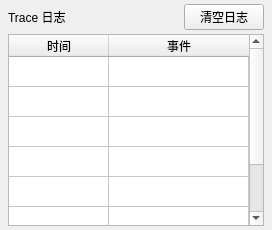
     <widget class="QWidget" name="TraceLogPanelWidget" native="true">
      <property name="maximumSize">
       <size>
        <width>16777215</width>
        <height>400</height>
       </size>
      </property>
      <layout class="QVBoxLayout" name="TraceLogPanelLayout">
       <property name="spacing">
        <number>4</number>
       </property>
       <property name="leftMargin">
        <number>8</number>
       </property>
       <property name="topMargin">
        <number>4</number>
       </property>
       <property name="rightMargin">
        <number>8</number>
       </property>
       <property name="bottomMargin">
        <number>4</number>
       </property>
       <item>
        <layout class="QHBoxLayout" name="TraceLogHeaderLayout">
         <item>
          <widget class="QLabel" name="TraceLogTitleLabel">
           <property name="text">
            <string>Trace 日志</string>
           </property>
           <property name="titleRole" stdset="0">
            <string>panelTitle</string>
           </property>
          </widget>
         </item>
         <item>
          <spacer name="TraceLogHeaderSpacer">
           <property name="orientation">
            <enum>Qt::Horizontal</enum>
           </property>
           <property name="sizeHint" stdset="0">
            <size>
             <width>40</width>
             <height>20</height>
            </size>
           </property>
          </spacer>
         </item>
         <item>
          <widget class="QPushButton" name="ClearLogButton">
           <property name="text">
            <string>清空日志</string>
           </property>
          </widget>
         </item>
        </layout>
       </item>
       <item>
        <widget class="QTableWidget" name="TraceLogTable">
         <property name="editTriggers">
          <set>QAbstractItemView::NoEditTriggers</set>
         </property>
         <property name="selectionBehavior">
          <enum>QAbstractItemView::SelectRows</enum>
         </property>
         <property name="rowCount">
          <number>7</number>
         </property>
         <property name="columnCount">
          <number>2</number>
         </property>
         <attribute name="horizontalHeaderStretchLastSection">
          <bool>true</bool>
         </attribute>
         <attribute name="verticalHeaderVisible">
          <bool>false</bool>
         </attribute>
         <row/>
         <row/>
         <row/>
         <row/>
         <row/>
         <row/>
         <row/>
         <column>
          <property name="text">
           <string>时间</string>
          </property>
         </column>
         <column>
          <property name="text">
           <string>事件</string>
          </property>
         </column>
        </widget>
       </item>
      </layout>
     </widget>
